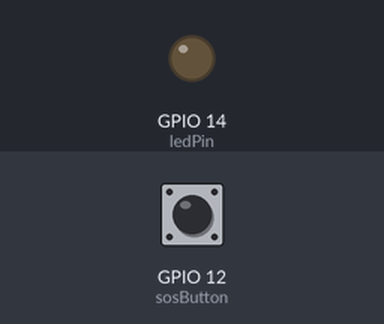
The sketch below on a simulated ESP8266 (NodeMCU). Shown: output pins drawn as LEDs (lit = HIGH). The test bench sets the inputs (shaded band); at power-on: GPIO 12 (sosButton) LOW. WiFi joins after 1.5 s; servers stay silent unless stated; random numbers use the default seed unless the sketch sets one; no MQTT or app messages arrive unless stated; what the sketch prints to the serial monitor is not drawn.

Above: at 3.2 s.
3.3 s: GPIO 12 (sosButton) pulled HIGH for 0.15 s
At 4.8 s:
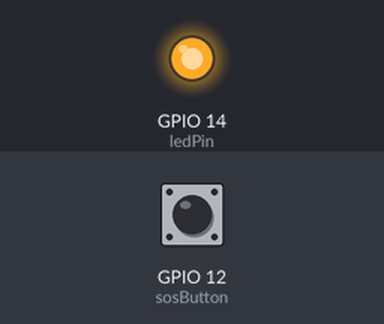
7.9 s: GPIO 12 (sosButton) pulled HIGH for 1 s
At 11.7 s:
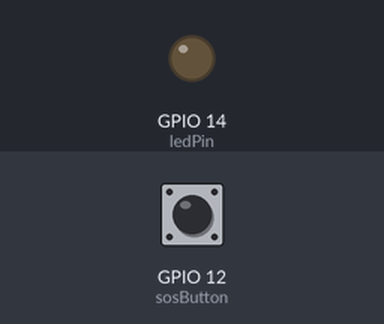
11.9 s: GPIO 12 (sosButton) pulled HIGH for 3.2 s
At 15.4 s:
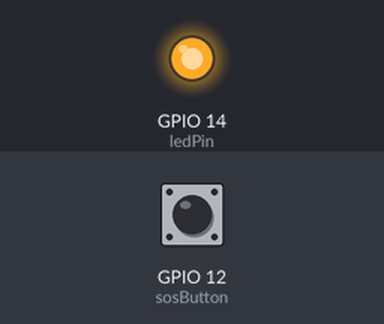
18.1 s: GPIO 12 (sosButton) pulsed HIGH 2 times (0.12 s each, 0.3 s apart)
At 21.5 s:
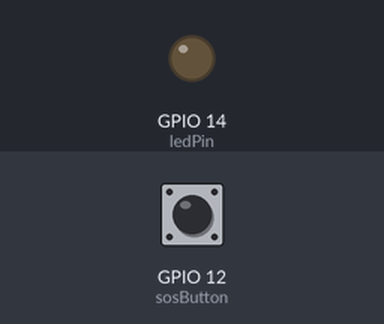
Timing chart, 0 to 22.7 s (numbered marks = the images above; inputs shaded):
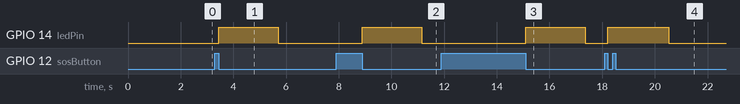

Measured:
- after the input at 3.3 s, GPIO 14 (ledPin): LOW → HIGH after 0.15 s, → LOW 2.3 s later
- after the input at 7.9 s, GPIO 14 (ledPin): LOW → HIGH after 1.0 s, → LOW 2.3 s later
- after the input at 11.9 s, GPIO 14 (ledPin): LOW → HIGH after 3.2 s, → LOW 2.3 s later
- after the input at 18.1 s, GPIO 14 (ledPin): LOW → HIGH after 0.12 s, → LOW 2.3 s later

The sketch:

AlarmUnitV4_mqtt_final_pulled_up.ino
```cpp
/*
 Since my debouncing code works on interrupt on CHANGE, so whenever it was missing the second interrupt(change of level shifting), it would make the "state" variable remain stuck as TRUE and long press detection loop runs endlessly making the device unstable.
 So to solve this, here i am forcefully altering the state to false=0(Depressed) inside the long press detecton loop to stop it from running endlessly.
 Device behaviour: Now any infirm or improper button press will set off the long press detection loop and once counter reaches the threshold(after 3 seconds), it stops the siren that was mistakenly fired up.
*/

#include <ESP8266WiFi.h>
#include <PubSubClient.h>
#include <ArduinoJson.h>
#include <RCSwitch.h>

RCSwitch mySwitch = RCSwitch();


// Connect to the WiFi
const char* ssid = "DataSoft_WiFi";//DataSoft_WiFi
const char* password = "support123";
const char* mqtt_server = "broker.datasoft-bd.com";
const int mqttPort = 1883;
const char* did = "GP101";

//mqtt topic
const char* snzTopic = "dsiot/gp/snooze";
const char* resTopic = "dsiot/gp/gas";

#define DEBUG 1

#if DEBUG
#define  P_R_I_N_T(x)   Serial.println(x)
#else
#define  P_R_I_N_T(x)
#endif


//MQTT
unsigned long lastReconnectTime = 0;
WiFiClient espClient;
PubSubClient client(espClient);


#define alarmPin 0 //D3
#define dataIn 2 //D4  ONBOARD LED
#define ledPin 14//D5
const int  sosButton = 12;//D6


//for RF msg
int msgCounter=0;


// Holds the current button state.
volatile int state = 1;
//volatile bool isPRESSED = false;

// Holds the last time debounce was evaluated (in millis).
volatile long lastDebounceTime = 0;

// The delay threshold for debounce checking.
const int debounceDelay = 30;


//for long press detection
unsigned long lastPressedTime = 0;

//for alarm pause timeout detection
unsigned long lastStopTime;
volatile bool SNOOZE = false;
unsigned long stime = 300000; //in ms.  5 minutes snooze time default

//For preventing realarming
bool isAlarming = false;

// Gets called by the interrupt.
void   ICACHE_RAM_ATTR   ISR() {
  // Get the pin reading.
  int reading = digitalRead(sosButton);

  // Ignore dupe readings.
  if(reading == state) return;

  boolean debounce = false;

  // Check to see if the change is within a debounce delay threshold.
  if((millis() - lastDebounceTime) <= debounceDelay) {
    debounce = true;
  }

  // This update to the last debounce check is necessary regardless of debounce state.
  lastDebounceTime = millis();

  // Ignore reads within a debounce delay threshold.
  if(debounce) return;

  // All is good, persist the reading as the state.
  state = reading;
//  isPRESSED = state;// if TRUE(HIGH),  then start counting after resetting counter
//  counter = 0;

  if(!state){//if button pin is read high
    if(isAlarming){P_R_I_N_T("Already Alarming!");}else{setAlarm_and_Publish("SOS",1);}
    lastPressedTime = millis();
  }

// Work with the value now.
//  Serial.println("button: " + String(reading));

}//ISR ENDS


void setup() {
    pinMode(alarmPin, OUTPUT);
    pinMode(ledPin, OUTPUT);
    pinMode(sosButton, INPUT);
  //  pinMode(sosButton, INPUT_PULLUP);

    pinMode(alarmPin, LOW);//to avoid making sound at startup

    attachInterrupt(sosButton, ISR,  CHANGE);
    Serial.begin(115200);
    P_R_I_N_T("RX READY");
    delay(500);

    mySwitch.enableReceive(dataIn);  // Receiver on interrupt 0 => that is pin #2

    setup_wifi();
    setup_mqtt();
}


void loop() {

    while(!state){
      setLongPressTimer();
      yield();
    }

    if(SNOOZE){checkResumeTimer();}else{readRadioData();};


    setMqttReconnectInterval();

}//LOOP ENDS


void setup_wifi() {
    // We start by connecting to a WiFi network
    Serial.print("Connecting to ");
    P_R_I_N_T(ssid);
    WiFi.begin(ssid, password);
    while (WiFi.status() != WL_CONNECTED)
    {
      delay(500);
      Serial.print(".");
    }
  randomSeed(micros());
  P_R_I_N_T("");
  P_R_I_N_T("WiFi connected");
  P_R_I_N_T("IP address: ");
  P_R_I_N_T(WiFi.localIP());
}

void setup_mqtt(){
   client.setServer(mqtt_server, mqttPort);
   client.setCallback(callback);
}

void readRadioData(){
    if (mySwitch.available()) {

    Serial.print("Received ");

    unsigned long data = mySwitch.getReceivedValue();

    Serial.print( data );
    Serial.print(" / ");
    Serial.print( mySwitch.getReceivedBitlength() );
    Serial.print("bit ");
    Serial.print("Protocol: ");
    P_R_I_N_T( mySwitch.getReceivedProtocol() );


    msgCounter++;
    P_R_I_N_T(msgCounter);
    if(msgCounter >= 1){
        if(data == 5555){
          P_R_I_N_T("Matched");

          if(isAlarming){P_R_I_N_T("Already Alarming!");}else{setAlarm_and_Publish("RF",1);}

        }
        else{
          P_R_I_N_T("Didn't match");
        }

        msgCounter = 0;
    }
    mySwitch.resetAvailable();
  }
}


void setAlarm_and_Publish(const char *type, const int state){

  digitalWrite(alarmPin, state);
  digitalWrite(ledPin, state);

  StaticJsonDocument<128> doc;
  char buffer[128];
  doc["did"] = did;
  doc["alarm"] = state;
  doc["type"] = type;
  size_t n = serializeJson(doc, buffer);
  Serial.print("Published:");
  P_R_I_N_T(client.publish(resTopic, buffer, n));
  delay(250);
  isAlarming = true;
}


void setMqttReconnectInterval(){
    if (!client.connected()) {
      unsigned long now = millis();
      if (now - lastReconnectTime > 5000) {
          lastReconnectTime = now;
          P_R_I_N_T("Ticking every 5 seconds");

          //write your own code

//          P_R_I_N_T(WiFi.status());

          if(WiFi.status() == WL_CONNECTED){
              // Attempt to mqtt reconnect
              if (reconnect()) {
                lastReconnectTime = 0;//GOOD
              }
          }

      }//end of interval check
   }else{
      client.loop();
   }

}//setMqttReconnect


void setLongPressTimer(){

  unsigned long currentTime = millis();

  if(currentTime - lastPressedTime > 2000){

      setAlarm_and_Publish("SOS",0);
      Serial.printf("ALARM STOPPED FOR %d seconds\n",stime/1000);
      lastStopTime = millis();
      state = 1;//button state made UNPRESSED to make sure while loop does not go on if MCU missed the state change
      SNOOZE = true;
      isAlarming = false;
  }

}


void checkResumeTimer(){
  unsigned long now = millis();
  if(now - lastStopTime > stime){
      SNOOZE = false;//resume radio
  }
}
```

callback_function.ino
```cpp
//-----------------------Callback function-------------------------------------//

void callback(char* topic, byte* payload, unsigned int length) {

  Serial.print("Message arrived in topic: ");
  Serial.println(topic);

//-------------------------------------Getting config data---------------------//
StaticJsonDocument<128> myJsonDoc;
deserializeJson( myJsonDoc,payload,length );
const char* newdid =  myJsonDoc["did"];
unsigned long newstime = myJsonDoc["stime"];

Serial.printf("newstime = %d\n", newstime);


if(strcmp(did,newdid) == 0){
  if(newstime != NULL){
    stime = newstime*1000;//in ms
    Serial.printf("Snooze time updated by %d seconds\n", newstime);
    myJsonDoc["status"] = "success";
    char buffer[128];
    size_t n = serializeJson(myJsonDoc, buffer);
    Serial.print("Published:");
    P_R_I_N_T(client.publish(resTopic, buffer, n));
  }
  else{
    P_R_I_N_T("Invalid time");
//    StaticJsonDocument<128> doc;

//    doc["did"] = did;
    myJsonDoc["status"] = "failed";
    char buffer[128];
    size_t n = serializeJson(myJsonDoc, buffer);
    Serial.print("Published:");
    P_R_I_N_T(client.publish(resTopic, buffer, n));
  }

}
else{
    myJsonDoc["status"] = "failed";
    char buffer[128];
    size_t n = serializeJson(myJsonDoc, buffer);
    Serial.print("Published:");
    P_R_I_N_T(client.publish(resTopic, buffer, n));
}


}//Callback ends
```

reconnect.ino
```cpp
//------------------------------------------------While client not conncected---------------------------------//


boolean reconnect() {

    Serial.print("Attempting MQTT connection...");
    // Create a random client ID
    String clientId = "ESP8266-";
    clientId += String(random(0xffff), HEX);

    if (client.connect(clientId.c_str())) {
      Serial.println("connected");
      client.subscribe(snzTopic);
//      delay(250);
    }else{
      Serial.print("failed, rc=");
      Serial.print(client.state());
      Serial.println(" try again");
//      mqttTryCounter++;
//      Serial.println(mqttTryCounter);
      // Wait 6 seconds before retrying
//      delay(5000); //blocking
    }
  return client.connected();
}// reconnect() ends
```
